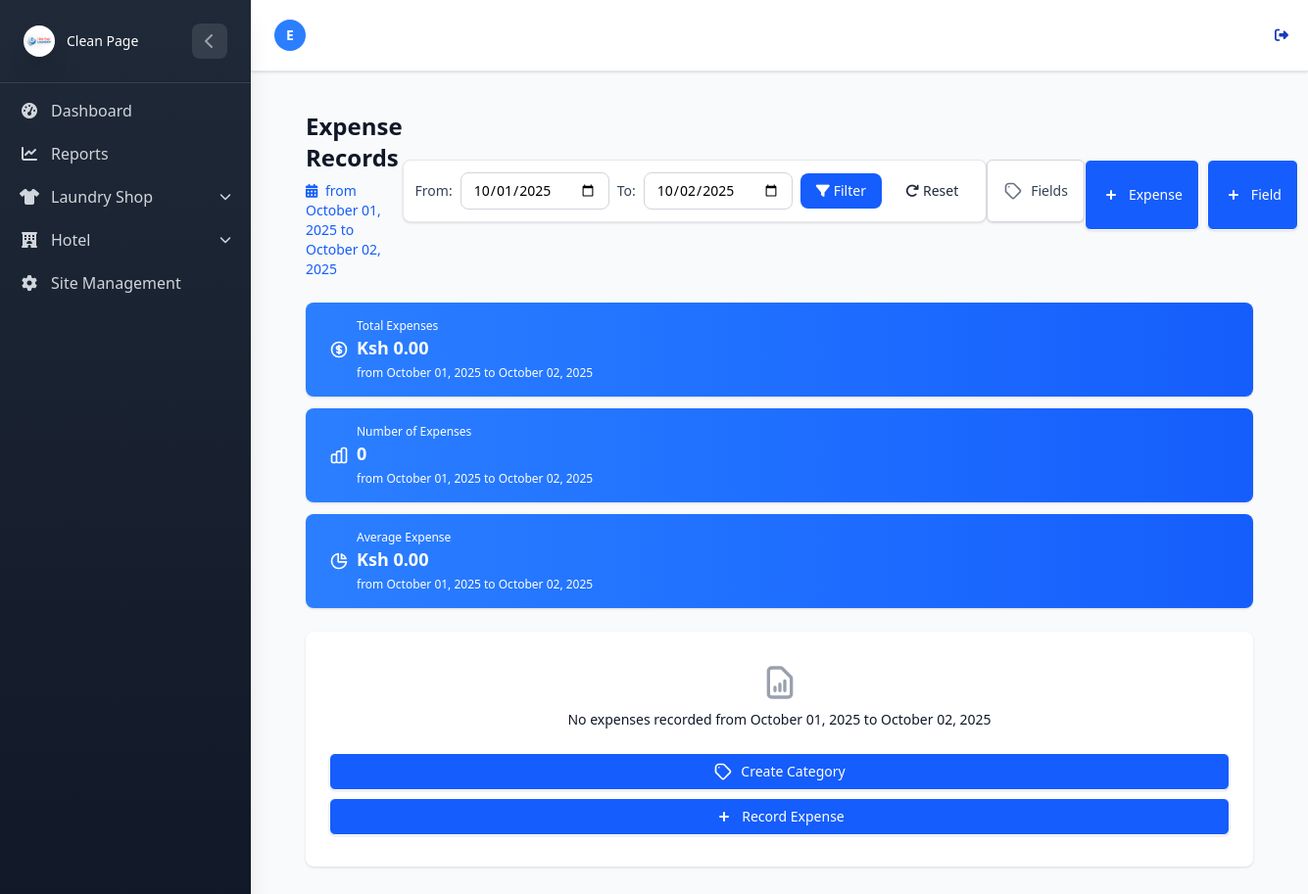
The app's page /Hotel/expenses/ (signed in), older data.
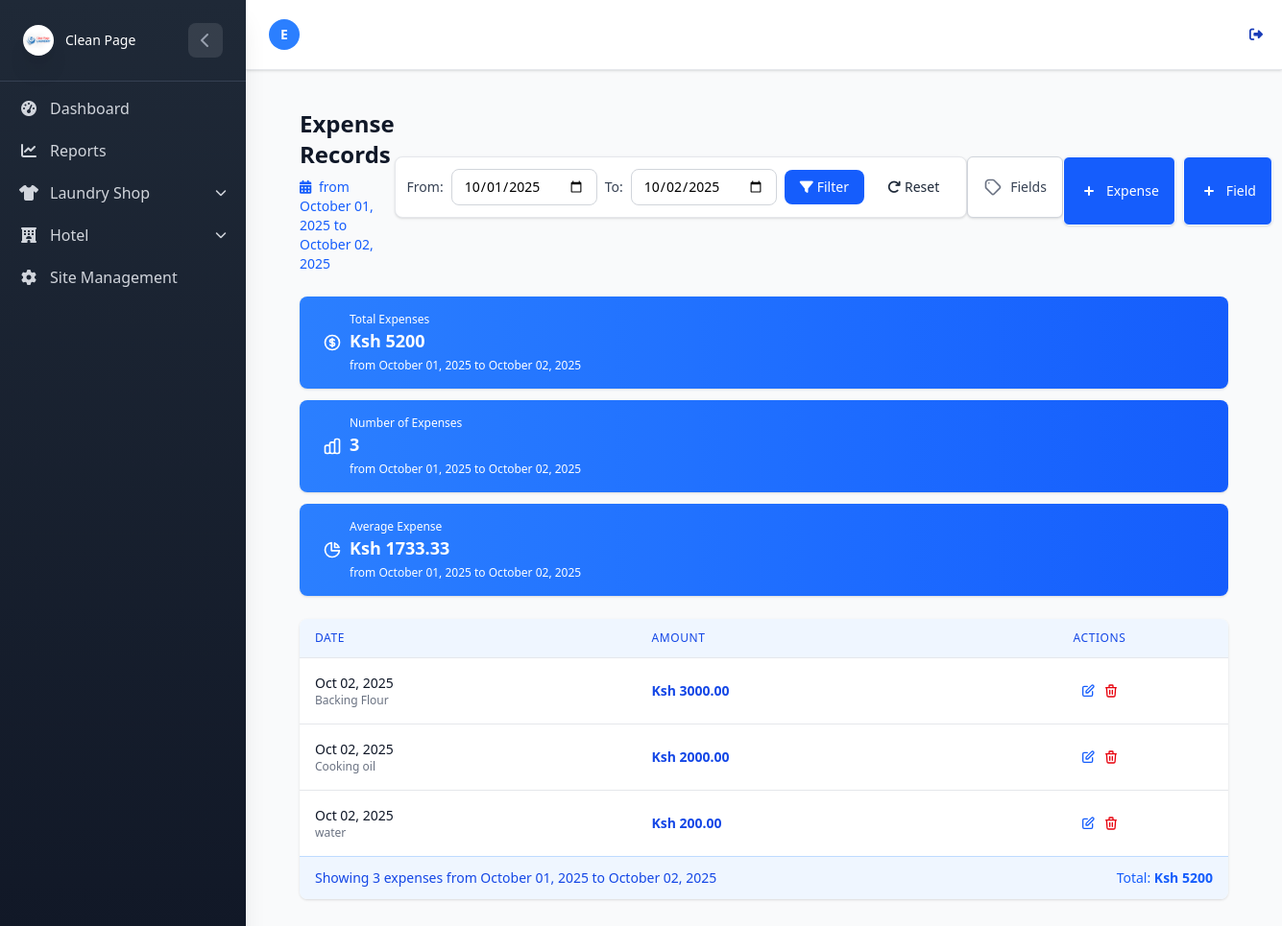
The same page, newer data.
### HotelApp/models.py (models this page shows, shortened)
class HotelExpenseRecord(models.Model):
    field = models.ForeignKey(
        HotelExpenseField, on_delete=models.CASCADE, related_name="records", db_index=True
    )
    amount = models.DecimalField(max_digits=10, decimal_places=2)
    date = models.DateField(auto_now_add=True, db_index=True)
    notes = models.CharField(max_length=150, null=True, blank=True)

class HotelExpenseField(models.Model):
    label = models.CharField(max_length=100, db_index=True)
    created_at = models.DateTimeField(auto_now_add=True)
    class Meta:
        unique_together = ('label',)  # Prevent duplicate labels

### HotelApp/Vews/expense.py (the view)
# urls.py: path('expenses/', expense_list, name='expense_list'),
@login_required
def expense_list(request):
    start_date_str = request.GET.get('start_date')
    end_date_str = request.GET.get('end_date')
    today = timezone.now().date()
    try:
        if start_date_str:
            start_date = datetime.strptime(start_date_str, '%Y-%m-%d').date()
        else:
            start_date = today.replace(day=1)  # First day of current month
    except (ValueError, TypeError):
        start_date = today.replace(day=1)
    try:
        if end_date_str:
            end_date = datetime.strptime(end_date_str, '%Y-%m-%d').date()
        else:
            end_date = today  # Today as default end date
    except (ValueError, TypeError):
        end_date = today
    if start_date > end_date:
        start_date, end_date = end_date, start_date
    records = HotelExpenseRecord.objects.filter(
        date__gte=start_date,
        date__lte=end_date
    ).select_related("field").order_by("-date")
    total_amount = records.aggregate(Sum('amount'))['amount__sum'] or 0
    record_count = records.count()
    average_expense = records.aggregate(Avg('amount'))['amount__avg'] or 0
    if start_date == end_date:
        date_range_description = f"for {start_date.strftime('%B %d, %Y')}"
    else:
        date_range_description = f"from {start_date.strftime('%B %d, %Y')} to {end_date.strftime('%B %d, %Y')}"
    context = {
        "records": records,
        "total_amount": total_amount,
        "record_count": record_count,
        "average_expense": round(average_expense, 2),
        "start_date": start_date,
        "end_date": end_date,
        "date_range_description": date_range_description,
    }
    return render(request, "Hotelexpenses/expense_list.html", context)

### HotelApp/templates/Hotelexpenses/expense_list.html (shortened to what the changed rows need)
{% extends "../home.html" %}
{% block content %}
<div class="max-w-7xl mx-auto px-4 sm:px-6 lg:px-8 py-4 sm:py-6 lg:py-8">
    <div class="flex flex-col sm:flex-row sm:items-center sm:justify-between mb-6 sm:mb-8">
        <div>
            <h1 class="text-2xl sm:text-3xl font-bold text-gray-900 mb-2">Expense Records</h1>
        </div>
    </div>
    <div class="grid grid-cols-1 sm:grid-cols-3 gap-3 sm:gap-5 mb-6 sm:mb-8">
        <div class="bg-gradient-to-r from-blue-500 to-blue-600 overflow-hidden shadow rounded-lg text-white">
            <div class="px-4 py-4 sm:p-5">
                <div class="flex items-center">
                    <div class="ml-4 flex-1 min-w-0">
                        <dl>
                            <dd class="flex items-baseline">
                                <div class="text-lg sm:text-xl font-semibold">Ksh {{ total_amount|default:"0.00" }}
                                </div>
                            </dd>
                        </dl>
                    </div>
                </div>
            </div>
        </div>
        <div class="bg-gradient-to-r from-blue-500 to-blue-600 overflow-hidden shadow rounded-lg text-white">
            <div class="px-4 py-4 sm:p-5">
                <div class="flex items-center">
                    <div class="ml-4 flex-1 min-w-0">
                        <dl>
                            <dd class="flex items-baseline">
                                <div class="text-lg sm:text-xl font-semibold">{{ record_count }}</div>
                            </dd>
                        </dl>
                    </div>
                </div>
            </div>
        </div>
        <div class="bg-gradient-to-r from-blue-500 to-blue-600 overflow-hidden shadow rounded-lg text-white">
            <div class="px-4 py-4 sm:p-5">
                <div class="flex items-center">
                    <div class="ml-4 flex-1 min-w-0">
                        <dl>
                            <dd class="flex items-baseline">
                                <div class="text-lg sm:text-xl font-semibold">Ksh {{ average_expense|default:"0.00" }}
                                </div>
                            </dd>
                        </dl>
                    </div>
                </div>
            </div>
        </div>
    </div>
    {% if records %}
    <div class="bg-white shadow overflow-hidden rounded-lg w-full">
        <div class="overflow-x-auto w-full">
            <table class="w-full divide-y divide-gray-200">
                <thead class="bg-blue-50">
                    <tr>
                        <th scope="col"
                            class="px-4 py-3 text-left text-xs font-medium text-blue-700 uppercase tracking-wider">
                            Date
                        </th>
                        <th scope="col"
                            class="px-4 py-3 text-left text-xs font-medium text-blue-700 uppercase tracking-wider">
                            Amount
                        </th>
                        <th scope="col"
                            class="px-4 py-3 text-right text-xs font-medium text-blue-700 uppercase tracking-wider">
                            Actions
                        </th>
                    </tr>
                </thead>
                <tbody class="bg-white divide-y divide-gray-200">
                    {% for record in records %}
                    <tr class="hover:bg-blue-50 transition-colors duration-150">
                        <td class="px-4 py-4 whitespace-nowrap">
                            <div class="text-sm font-medium text-gray-900">{{ record.date|date:"M d, Y" }}</div>
                            <div class="text-xs text-gray-500 sm:hidden">{{ record.field.label }}</div>
                        </td>
                        <td class="px-4 py-4 whitespace-nowrap">
                            <div class="text-sm font-semibold text-blue-700">Ksh {{ record.amount }}</div>
                        </td>
                        <td class="px-4 py-4 whitespace-nowrap text-right text-sm font-medium">
                            <div class="flex justify-center space-x-2">
                                <a href="{% url 'hotel:edit_expense_record' record.id %}"
                                    class="text-blue-600 hover:text-blue-800 p-1 rounded-full hover:bg-blue-100 transition-colors duration-150"
                                    title="Edit">
                                </a>
                                <a href="{% url 'hotel:delete_expense_record' record.id %}"
                                    class="text-red-600 hover:text-red-800 p-1 rounded-full hover:bg-red-100 transition-colors duration-150"
                                    title="Delete">
                                </a>
                            </div>
                        </td>
                    </tr>
                    {% endfor %}
                </tbody>
            </table>
        </div>
        <div class="bg-blue-50 px-4 py-3 flex items-center justify-between border-t border-blue-200">
            <div class="text-sm text-blue-700">
                <p class="sm:hidden">Showing {{ records.count }} expenses {{ date_range_description }}</p>
            </div>
            <div class="text-sm text-blue-600">
                Total: <span class="font-semibold">Ksh {{ total_amount|default:"0.00" }}</span>
            </div>
        </div>
    </div>
    {% else %}
    <div class="bg-white overflow-hidden shadow rounded-lg">
        <div class="px-4 py-8 sm:px-6 text-center">
            <h3 class="mt-2 text-sm font-medium text-gray-900">No expenses recorded {{ date_range_description }}</h3>
            <div class="mt-6 space-y-2 sm:space-y-0 sm:space-x-3 sm:flex sm:justify-center">
                <a href="{% url 'hotel:createhotel_expense_field' %}"
                    class="w-full sm:w-auto inline-flex items-center justify-center px-4 py-2 border border-transparent shadow-sm text-sm font-medium rounded-md text-white bg-blue-600 hover:bg-blue-700 focus:outline-none focus:ring-2 focus:ring-offset-2 focus:ring-blue-500">
                    Create Category
                </a>
                <a href="{% url 'hotel:expense_form' %}"
                    class="w-full sm:w-auto inline-flex items-center justify-center px-4 py-2 border border-transparent shadow-sm text-sm font-medium rounded-md text-white bg-blue-600 hover:bg-blue-700 focus:outline-none focus:ring-2 focus:ring-offset-2 focus:ring-blue-500">
                    <svg class="-ml-1 mr-2 h-5 w-5" xmlns="http://www.w3.org/2000/svg" viewBox="0 0 20 20"
                        fill="currentColor">
                        <path fill-rule="evenodd"
                            d="M10 5a1 1 0 011 1v3h3a1 1 0 110 2h-3v3a1 1 0 11-2 0v-3H6a1 1 0 110-2h3V6a1 1 0 011-1z"
                            clip-rule="evenodd" />
                    </svg>
                    Record Expense
                </a>
            </div>
        </div>
    </div>
    {% endif %}
</div>
{% endblock %}

Row changes from the older to the newer data that the page shows:
added HotelExpenseRecord: date "Oct 02, 2025", field.label "Backing Flour", amount "3000.00"
now on this page (row edited): HotelExpenseRecord: date "Oct 02, 2025", field.label "Cooking oil", amount "2000.00"
now on this page (row edited): HotelExpenseRecord: date "Oct 02, 2025", field.label "water", amount "200.00"
Text that changed along with them:
{{ total_amount|default:"0.00" }}: "0.00" → "5200"
{{ record_count }}: "0" → "3"
{{ average_expense|default:"0.00" }}: "0.00" → "1733.33"
{{ records.count }}: (not shown) → "3"
{{ date_range_description }}: (not shown) → "from October 01, 2025 to October 02, 2025"
{{ total_amount|default:"0.00" }}: (not shown) → "5200"
{{ date_range_description }}: "from October 01, 2025 to October 02, 2025" → (not shown)
text no longer shown: "No expenses recorded Create Category Record Expense"
text now shown: "DATE AMOUNT ACTIONS Showing expenses Total: Ksh"
